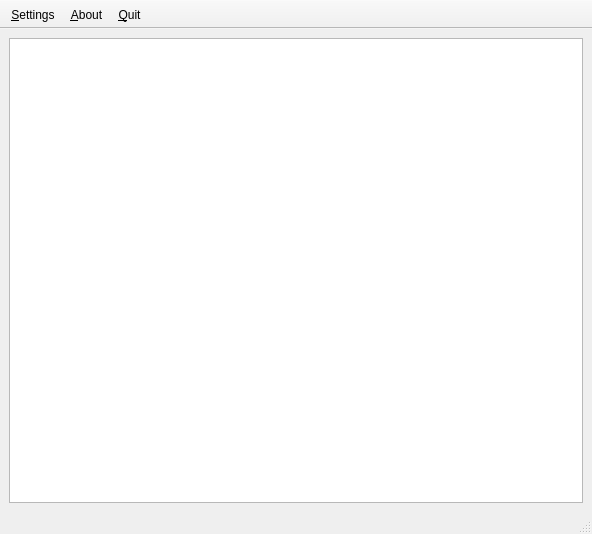
<ui version="4.0" >
 <class>MainWindow</class>
 <widget class="QMainWindow" name="MainWindow" >
  <property name="geometry" >
   <rect>
    <x>0</x>
    <y>0</y>
    <width>592</width>
    <height>534</height>
   </rect>
  </property>
  <property name="windowTitle" >
   <string>MainWindow</string>
  </property>
  <property name="windowIcon" >
   <iconset resource="../pixmaps/nextshows.qrc" >
    <normaloff>:/pixmaps/logos/nextShows.png</normaloff>:/pixmaps/logos/nextShows.png</iconset>
  </property>
  <widget class="QWidget" name="centralwidget" >
   <layout class="QGridLayout" name="gridLayout" >
    <item row="0" column="0" >
     <widget class="QTableView" name="showsTableView" >
      <property name="editTriggers" >
       <set>QAbstractItemView::NoEditTriggers</set>
      </property>
      <property name="alternatingRowColors" >
       <bool>true</bool>
      </property>
      <property name="selectionMode" >
       <enum>QAbstractItemView::SingleSelection</enum>
      </property>
      <property name="selectionBehavior" >
       <enum>QAbstractItemView::SelectRows</enum>
      </property>
      <property name="showGrid" >
       <bool>false</bool>
      </property>
     </widget>
    </item>
   </layout>
  </widget>
  <widget class="QStatusBar" name="statusbar" />
  <widget class="QToolBar" name="toolBar" >
   <property name="windowTitle" >
    <string>toolBar</string>
   </property>
   <property name="movable" >
    <bool>false</bool>
   </property>
   <property name="allowedAreas" >
    <set>Qt::TopToolBarArea</set>
   </property>
   <property name="iconSize" >
    <size>
     <width>24</width>
     <height>24</height>
    </size>
   </property>
   <property name="toolButtonStyle" >
    <enum>Qt::ToolButtonTextBesideIcon</enum>
   </property>
   <property name="floatable" >
    <bool>false</bool>
   </property>
   <attribute name="toolBarArea" >
    <enum>TopToolBarArea</enum>
   </attribute>
   <attribute name="toolBarBreak" >
    <bool>false</bool>
   </attribute>
   <addaction name="actionSettings" />
   <addaction name="actionAbout" />
   <addaction name="actionQuit" />
  </widget>
  <action name="actionSettings" >
   <property name="checkable" >
    <bool>false</bool>
   </property>
   <property name="icon" >
    <iconset resource="../pixmaps/nextshows.qrc" >
     <normaloff>:/pixmaps/icons/settings.png</normaloff>:/pixmaps/icons/settings.png</iconset>
   </property>
   <property name="text" >
    <string>Settings</string>
   </property>
   <property name="iconText" >
    <string>&amp;Settings</string>
   </property>
  </action>
  <action name="actionAbout" >
   <property name="icon" >
    <iconset resource="../pixmaps/nextshows.qrc" >
     <normaloff>:/pixmaps/icons/about.png</normaloff>:/pixmaps/icons/about.png</iconset>
   </property>
   <property name="text" >
    <string>About</string>
   </property>
   <property name="iconText" >
    <string>&amp;About</string>
   </property>
  </action>
  <action name="actionQuit" >
   <property name="icon" >
    <iconset resource="../pixmaps/nextshows.qrc" >
     <normaloff>:/pixmaps/icons/exit.png</normaloff>:/pixmaps/icons/exit.png</iconset>
   </property>
   <property name="text" >
    <string>Quit</string>
   </property>
   <property name="iconText" >
    <string>&amp;Quit</string>
   </property>
   <property name="shortcut" >
    <string>Ctrl+Q</string>
   </property>
  </action>
 </widget>
 <resources>
  <include location="../pixmaps/nextshows.qrc" />
 </resources>
 <connections/>
</ui>
